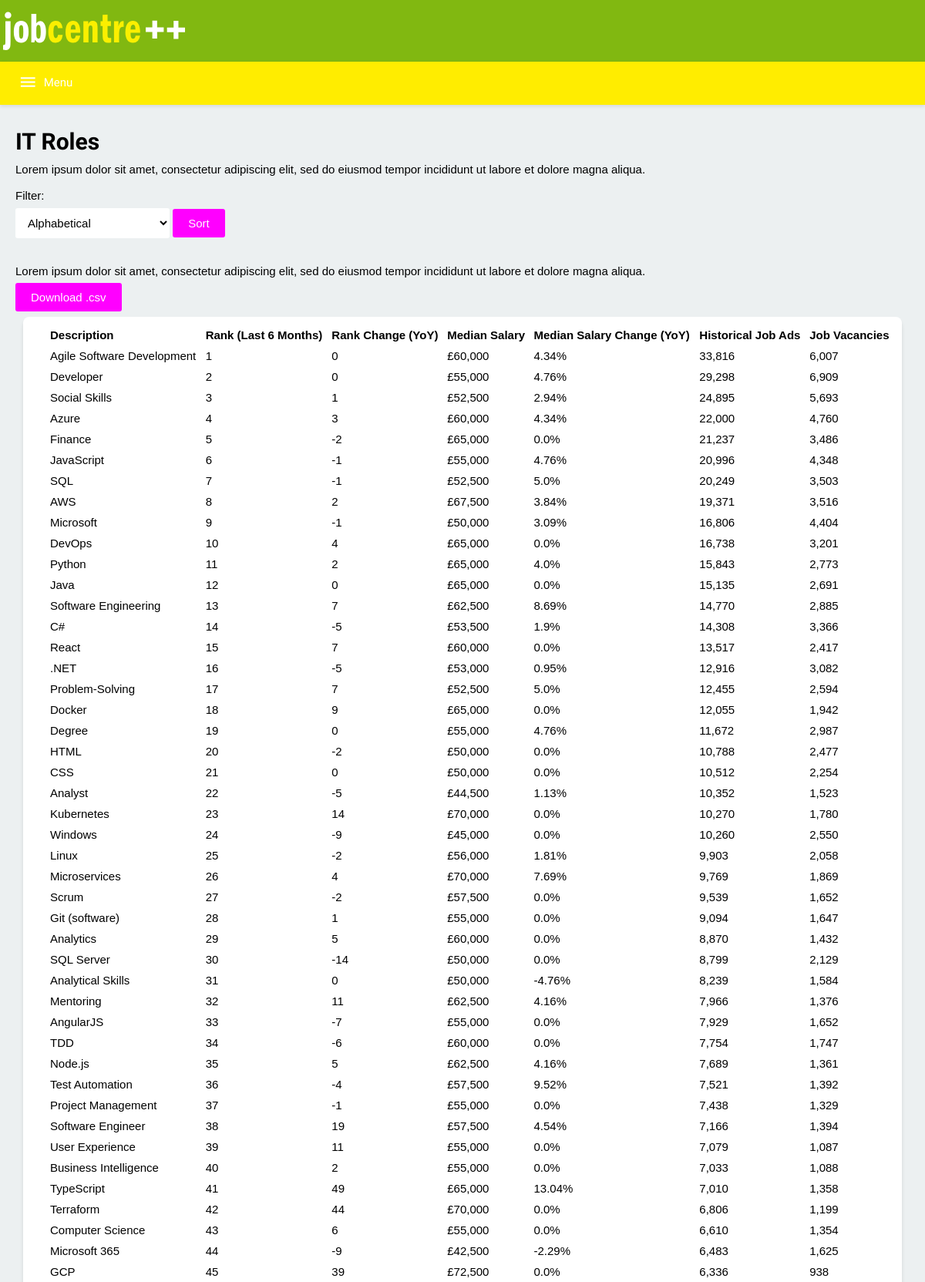
Screenshot of /roles/ (upper part) with the database file from the repository.
### tables this page shows
CREATE TABLE roles (
            job_role TEXT,
            rank INTEGER,
            rank_change INTEGER,
            median_salary INTEGER,
            median_salary_change REAL,
            historical INTEGER,
            live_job_count INTEGER
        );

### app/routes.py (the view, shortened to what this page needs)
@flask_app.route('/roles/', methods=['GET', 'POST'])
def roles():
    form = RolesForm()
    download = RolesDownload()
    category = 'rank'
    sort_order = 'ASC'
    return render_template('roles.html', title='Roles', form=form,
                           data=RolesDatabase().view_sorted_roles(category, sort_order), download=download)

### app/roles_form.py
class RolesForm(FlaskForm):
    options = ['Alphabetical',
               'Rank',
               'Rank Change',
               'Median Salary',
               'Median Salary Change',
               'Historical Job Ads',
               'Job Vacancies'
               ]
    role_filter = SelectField(choices=options, validators=[DataRequired()])
    sort = SubmitField('Sort')

class RolesDownload(FlaskForm):
    download = SubmitField('Download .csv')

### app/roles_database.py (called while the page is built)
    def view_sorted_roles(self, category, sort_order):
        self.roles_db_cursor.execute("SELECT * FROM roles ORDER BY {} {}".format(category, sort_order))
        all_roles = self.roles_db_cursor.fetchall()
        return all_roles

### app/templates/roles.html (shortened to what this page needs)
{% extends "base.html" %}
{% block content %}
    <div class="content">
        <div class="content-wrapper">
        <div class="content-left">
            <h1>IT Roles</h1>
            <p>Lorem ipsum dolor sit amet, consectetur adipiscing elit, sed do eiusmod tempor incididunt ut labore et dolore magna aliqua.</p>
            <br>
            <form action="" method="post" novalidate>
            <p>Filter:</p>
                {{ form.role_filter(class_="input input-dropdown") }}
                {{ form.sort(class_="button") }}
            </form>
            <br>
            <br>
            <p>Lorem ipsum dolor sit amet, consectetur adipiscing elit, sed do eiusmod tempor incididunt ut labore et dolore magna aliqua.</p>
            <br>
            <form action="" method="post" novalidate>
                <a class="button button-margin" href="/download">Download .csv</a>
            </form>
            <br>
        </div>
        <div class="content-flask content-right">
            <div id="content-table">
            <table>
                <thead>
                <tr>
                    <th>Description</th>
                    <th>Rank (Last 6 Months)</th>
                    <th>Rank Change (YoY)</th>
                    <th>Median Salary</th>
                    <th>Median Salary Change (YoY)</th>
                    <th>Historical Job Ads</th>
                    <th>Job Vacancies</th>
                </tr>
                </thead>
                <tbody>
                 {% for row in data %}
                    <tr>
                        <td>{{row[0]}}</td>
                        <td>{{row[1]}}</td>
                        <td>{{row[2]}}</td>
                        <td>{{"£{:,}".format(row[3])}}</td>
                        <td>{{"{}%".format(row[4])}}</td>
                        <td>{{"{:,}".format(row[5])}}</td>
                        <td>{{"{:,}".format(row[6])}}</td>
                    </tr>
                 {% endfor %}
                </tbody>
            </table>
            </div>
        </div>
        </div>
    </div>
{% endblock %}

### app/templates/base.html (shortened to what this page needs)
<!DOCTYPE html>
<html>
    <head>
        <link rel="stylesheet" href="{{ url_for('static', filename='stylesheets/style.css') }}" />
    </head>
    <body>
        <nav id="m-nav">
            <div class="m-nav-sub m-nav-t">
                <div class="m-nav-t_wrap">
                    <div class="m-nav-title">
                        <a href="/" title="jobcentre++"><img src="/static/img/logo.svg" height="50px" style="margin-top: 15px"></a>
                    </div>
                </div>
            </div>
            <div class="m-nav-sub m-nav-b" id="m-nav-b">
                <div class="m-nav-b_wrap">
                    <ul class="target">
                        <div class="menu" id="menu"><i class="material-icons miii">menu</i>Menu</div>
                    </ul>
                </div>
            </div>
        </nav>
        {% block content %}
        {% endblock %}
    </body>
</html>

### app/static/stylesheets/style.css (style rules this page uses)
* { margin: 0; padding: 0; }
body { margin: 0; padding: 0; font-family: Arial, "Helvetica Neue", Helvetica, sans-serif; font-size: 15px; font-weight: normal; min-height: 100vh; display: flex; flex-direction: column; background-color: #ecf0f1; }
ol, ul, li { margin: 0; padding: 0; }
a:link, a:focus, a:hover { color: #000; }
article, aside, details, figcaption, figure,footer, header, hgroup, menu, nav, section { display: block; }
nav#m-nav { width: 100%; font-family: ubuntu; }
.m-nav-t { background-color: #81B811; height: 80px; }
.m-nav-t_wrap { line-height: 80px; vertical-align: middle; margin: 0 auto; max-width: 1300px; }
.m-nav-title { font-family: 'Kanit', sans-serif; font-weight: 500; margin: 0; padding: 0; margin-left: 4px; display: inline-block; font-size: 50px; }
.m-nav-b { width: 100%; background-color: #FFED00; z-index: 2; box-shadow: 0 2px 5px rgba(0,0,0,0.1); }
.m-nav-b_wrap { margin: 0 auto; max-width: 1300px; width: calc(100% - 40px); }
.m-nav-b ul { display: inline-block; width: 100%; line-height: 50px; vertical-align: middle; }
i.miii { line-height: 54px; vertical-align: middle; font-size: 25px; margin-right: 8px; margin-bottom: 2px; }
.menu { line-height: 50px; vertical-align: middle; color: #fff; font-weight: 500; cursor: pointer; display: inline-block; display: none; }
h1 { margin-bottom: 10px; font-family: 'Ubuntu', sans-serif; }
.input { width: calc(100% - 24px - 2px); padding: 10px 12px; background: rgba(255,255,255,1); margin-top: 8px; font-size: 15px; border:none; border-radius: 3px; }
.input-dropdown { width: 200px; }
.button { background-color: magenta; border: none; color: white; padding: 10px 20px; text-decoration: none; font-size: 15px; cursor: pointer; border-radius: 3px; }
.button-margin { margin 0 10px ; }
.button:visited, .button:link { color: #fff; }
.content { margin-top: 30px; width: 100%; overflow-x: hidden; }
.content-wrapper { max-width: 1300px; width: calc(100% - 40px); margin: 0 auto; }
.content-flask { max-width: 800px; width: calc(100% - 20px); margin: 0 auto; }
.content-flask table { border-collapse:collapse; border-spacing:0; width:100%; display:table; border-radius: 5px; overflow:hidden; }
.content-flask table td, .content-flask table thead th { padding: 5px; }
.content-flask table thead { margin: 0; background: rgba(255,255,255,.6); text-align: left; }
.content-flask table tr { background-color: #fff; }
.content-flask table tr:nth-child(2) { background-color: #fff; }
.content-left { display: inline-block; width: calc(100% - 820px - 20px); margin-right: 20px; }
.content-right { display: inline-block; float: right; margin-bottom: 50px; }
#content-table { overflow-x: none; padding: 10px 10px 20px 30px; background-color: white; border-radius: 8px; box-shadow: 0px 5px 5px rgba(0,0,0,0.1) }
@media only screen and (max-width:1200px) { .menu { display: inline-block; } }
@media only screen and (max-width:1200px) { .m-nav-b ul { padding: 0px 0; position: relative; clear: both; } }
@media only screen and (max-width:1200px) { .m-nav-t_wrap { padding: 0; } }
@media only screen and (max-width:1200px) { .content-left { width: 100%; display:block background-color:red; margin: 0 auto; } }
@media only screen and (max-width:1200px) { .content-right { display: block; float: none; max-width: 100%; } }
@media only screen and (max-width:1200px) { #content-table { overflow-x: scroll; } }

### rows the page displays
roles: job_role "Agile Software Development", rank "1", rank_change "0", median_salary "£60,000", median_salary_change "4.34%", historical "33,816", live_job_count "6,007"
roles: job_role "Developer", rank "2", rank_change "0", median_salary "£55,000", median_salary_change "4.76%", historical "29,298", live_job_count "6,909"
roles: job_role "Social Skills", rank "3", rank_change "1", median_salary "£52,500", median_salary_change "2.94%", historical "24,895", live_job_count "5,693"
roles: job_role "Azure", rank "4", rank_change "3", median_salary "£60,000", median_salary_change "4.34%", historical "22,000", live_job_count "4,760"
roles: job_role "Finance", rank "5", rank_change "-2", median_salary "£65,000", median_salary_change "0.0%", historical "21,237", live_job_count "3,486"
roles: job_role "JavaScript", rank "6", rank_change "-1", median_salary "£55,000", median_salary_change "4.76%", historical "20,996", live_job_count "4,348"
roles: job_role "SQL", rank "7", rank_change "-1", median_salary "£52,500", median_salary_change "5.0%", historical "20,249", live_job_count "3,503"
roles: job_role "AWS", rank "8", rank_change "2", median_salary "£67,500", median_salary_change "3.84%", historical "19,371", live_job_count "3,516"
roles: job_role "Microsoft", rank "9", rank_change "-1", median_salary "£50,000", median_salary_change "3.09%", historical "16,806", live_job_count "4,404"
roles: job_role "DevOps", rank "10", rank_change "4", median_salary "£65,000", median_salary_change "0.0%", historical "16,738", live_job_count "3,201"
roles: job_role "Python", rank "11", rank_change "2", median_salary "£65,000", median_salary_change "4.0%", historical "15,843", live_job_count "2,773"
roles: job_role "Java", rank "12", rank_change "0", median_salary "£65,000", median_salary_change "0.0%", historical "15,135", live_job_count "2,691"
roles: job_role "Software Engineering", rank "13", rank_change "7", median_salary "£62,500", median_salary_change "8.69%", historical "14,770", live_job_count "2,885"
roles: job_role "C#", rank "14", rank_change "-5", median_salary "£53,500", median_salary_change "1.9%", historical "14,308", live_job_count "3,366"
roles: job_role "React", rank "15", rank_change "7", median_salary "£60,000", median_salary_change "0.0%", historical "13,517", live_job_count "2,417"
roles: job_role ".NET", rank "16", rank_change "-5", median_salary "£53,000", median_salary_change "0.95%", historical "12,916", live_job_count "3,082"
roles: job_role "Problem-Solving", rank "17", rank_change "7", median_salary "£52,500", median_salary_change "5.0%", historical "12,455", live_job_count "2,594"
roles: job_role "Docker", rank "18", rank_change "9", median_salary "£65,000", median_salary_change "0.0%", historical "12,055", live_job_count "1,942"
roles: job_role "Degree", rank "19", rank_change "0", median_salary "£55,000", median_salary_change "4.76%", historical "11,672", live_job_count "2,987"
roles: job_role "HTML", rank "20", rank_change "-2", median_salary "£50,000", median_salary_change "0.0%", historical "10,788", live_job_count "2,477"
roles: job_role "CSS", rank "21", rank_change "0", median_salary "£50,000", median_salary_change "0.0%", historical "10,512", live_job_count "2,254"
roles: job_role "Analyst", rank "22", rank_change "-5", median_salary "£44,500", median_salary_change "1.13%", historical "10,352", live_job_count "1,523"
roles: job_role "Kubernetes", rank "23", rank_change "14", median_salary "£70,000", median_salary_change "0.0%", historical "10,270", live_job_count "1,780"
roles: job_role "Windows", rank "24", rank_change "-9", median_salary "£45,000", median_salary_change "0.0%", historical "10,260", live_job_count "2,550"
roles: job_role "Linux", rank "25", rank_change "-2", median_salary "£56,000", median_salary_change "1.81%", historical "9,903", live_job_count "2,058"
roles: job_role "Microservices", rank "26", rank_change "4", median_salary "£70,000", median_salary_change "7.69%", historical "9,769", live_job_count "1,869"
roles: job_role "Scrum", rank "27", rank_change "-2", median_salary "£57,500", median_salary_change "0.0%", historical "9,539", live_job_count "1,652"
roles: job_role "Git (software)", rank "28", rank_change "1", median_salary "£55,000", median_salary_change "0.0%", historical "9,094", live_job_count "1,647"
roles: job_role "Analytics", rank "29", rank_change "5", median_salary "£60,000", median_salary_change "0.0%", historical "8,870", live_job_count "1,432"
roles: job_role "SQL Server", rank "30", rank_change "-14", median_salary "£50,000", median_salary_change "0.0%", historical "8,799", live_job_count "2,129"
roles: job_role "Analytical Skills", rank "31", rank_change "0", median_salary "£50,000", median_salary_change "-4.76%", historical "8,239", live_job_count "1,584"
roles: job_role "Mentoring", rank "32", rank_change "11", median_salary "£62,500", median_salary_change "4.16%", historical "7,966", live_job_count "1,376"
roles: job_role "AngularJS", rank "33", rank_change "-7", median_salary "£55,000", median_salary_change "0.0%", historical "7,929", live_job_count "1,652"
roles: job_role "TDD", rank "34", rank_change "-6", median_salary "£60,000", median_salary_change "0.0%", historical "7,754", live_job_count "1,747"
roles: job_role "Node.js", rank "35", rank_change "5", median_salary "£62,500", median_salary_change "4.16%", historical "7,689", live_job_count "1,361"
roles: job_role "Test Automation", rank "36", rank_change "-4", median_salary "£57,500", median_salary_change "9.52%", historical "7,521", live_job_count "1,392"
roles: job_role "Project Management", rank "37", rank_change "-1", median_salary "£55,000", median_salary_change "0.0%", historical "7,438", live_job_count "1,329"
roles: job_role "Software Engineer", rank "38", rank_change "19", median_salary "£57,500", median_salary_change "4.54%", historical "7,166", live_job_count "1,394"
roles: job_role "User Experience", rank "39", rank_change "11", median_salary "£55,000", median_salary_change "0.0%", historical "7,079", live_job_count "1,087"
roles: job_role "Business Intelligence", rank "40", rank_change "2", median_salary "£55,000", median_salary_change "0.0%", historical "7,033", live_job_count "1,088"
roles: job_role "TypeScript", rank "41", rank_change "49", median_salary "£65,000", median_salary_change "13.04%", historical "7,010", live_job_count "1,358"
roles: job_role "Terraform", rank "42", rank_change "44", median_salary "£70,000", median_salary_change "0.0%", historical "6,806", live_job_count "1,199"
roles: job_role "Computer Science", rank "43", rank_change "6", median_salary "£55,000", median_salary_change "0.0%", historical "6,610", live_job_count "1,354"
roles: job_role "Microsoft 365", rank "44", rank_change "-9", median_salary "£42,500", median_salary_change "-2.29%", historical "6,483", live_job_count "1,625"
roles: job_role "GCP", rank "45", rank_change "39", median_salary "£72,500", median_salary_change "0.0%", historical "6,336", live_job_count "938"
